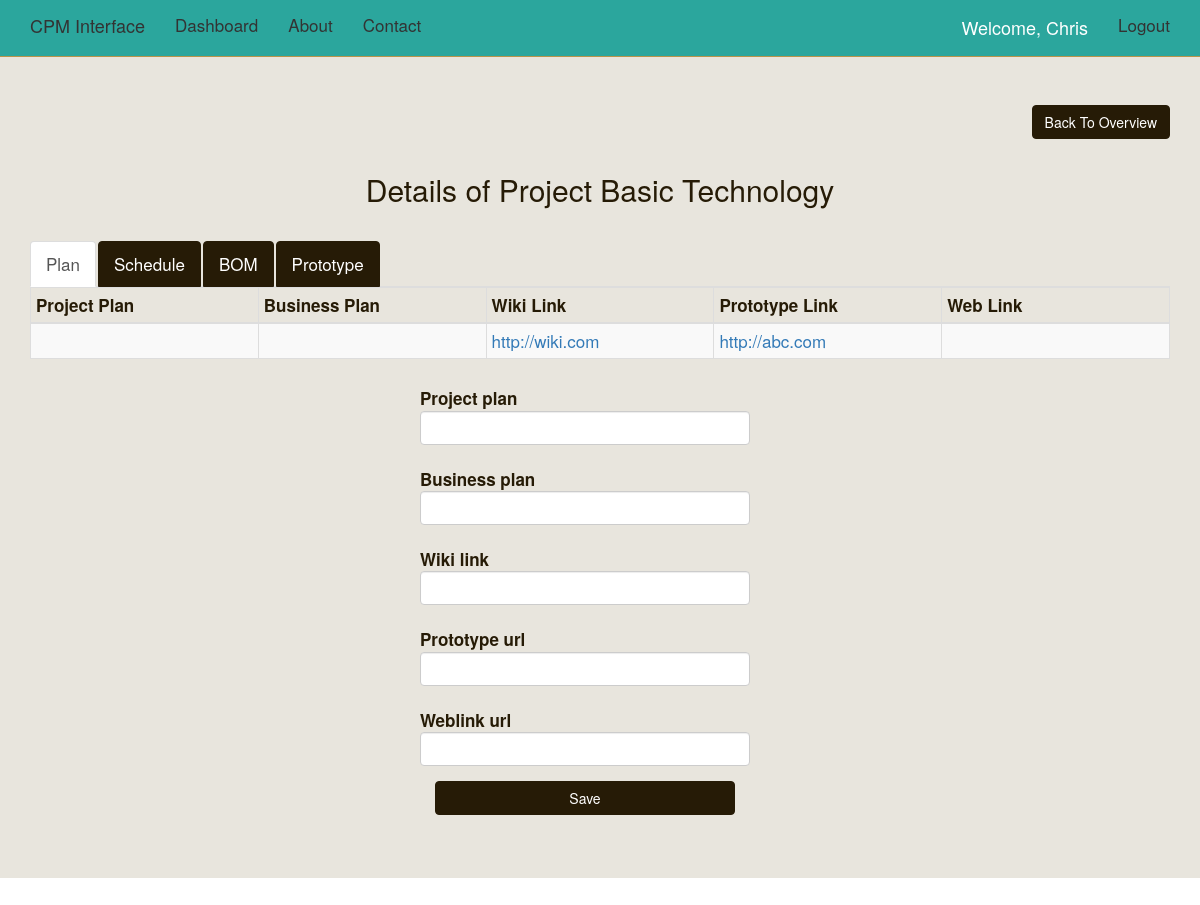
The page /projectdetails/Project Basic Technology/ (signed in) on the database its author committed.
### cpm/models.py (models this page shows, shortened)
class Project(models.Model):
	name = models.CharField(max_length=50, blank=False, null=False, unique=True)
	status = models.CharField(max_length=15,blank = False,null=False)
	completion = models.IntegerField(blank=False, null=False,validators=[MaxValueValidator(100), MinValueValidator(1)])
	start_date = models.DateTimeField()
	end_date = models.DateTimeField()

class Plan(models.Model):
	project_name = models.ForeignKey('Project')
	project_plan = models.URLField(max_length=1000,blank=True)
	business_plan = models.URLField(max_length=1000,blank=True)
	wiki_link = models.URLField(max_length=1000,blank=True)
	prototype_url = models.URLField(max_length=1000,blank=True)
	weblink_url = models.URLField(max_length=1000,blank=True)

### cpm/views.py (the view, shortened to what this page needs)
# urls.py: url(r'^projectdetails/(?P<name>.*)/$', cpm.views.projectdetails, name='projectdetails'),
def projectdetails(request,name):
      if '/' in name:
            name, rest = name.split("/")
      print request.POST
      project_data = Project.objects.get(name=name)
      role_data = Role.objects.all()
      order_status_data = OrderStatus.objects.all()
      task_message = ""
      plan_message = ""
      order_message = ""
      prototype_message =""
      process_message = ""
      if request.method=='POST' and 'schedule_delete' in request.POST:
                id_ = request.POST.get('model_instance')
                print'Name issss',id_
                schedule_data = Schedule.objects.get(id=id_)
                schedule_data.delete()
                task_message="Task Deleted Successfully"
      if request.method=='POST' and 'order_delete' in request.POST:
          id_ = request.POST.get('model_instance')
          print'Name issss',id_
          material_data = Material.objects.get(id=id_)
          material_data.delete()
          order_message="Order Deleted Successfully"
      if request.method=='POST' and 'delete_photo' in request.POST:
          id_ = request.POST.get('model_instance')
          print'photo issss',id_
          prototype_data = Prototype.objects.get(id=id_)
          prototype_data.delete()
      try:
         project_plan_data = None
         project_plan_data = Plan.objects.get(project_name=project_data.id)
      except Plan.DoesNotExist:
         project_plan_data = None
      try:
         order_data = None
         order_data = Material.objects.filter(project_name=project_data.id)
      except Material.DoesNotExist:
         order_data = None
      try:
         schedule_data = None
         schedule_data = Schedule.objects.filter(project_name=project_data.id)
      except Schedule.DoesNotExist:
         schedule_data = None
      try:
         prototype_data = None
         prototype_data = Prototype.objects.filter(project_name=project_data.id)
      except Prototype.DoesNotExist:
         prototype_data = None
      plan_form = ProjectPlanForm(request.POST or None)
      schedule_form = ScheduleForm(request.POST or None)
      schedule_edit_form = ScheduleEditForm(request.POST or None)
      schedule_comment_form = ScheduleCommentForm(request.POST or None)
      material_comment_form = MaterialCommentForm(request.POST or None)
      material_form = MaterialForm(request.POST or None)
      prototype_form = PrototypeForm(request.POST or None)
      process_url_form = ProcessURLForm(request.POST or None)
      context = {
         "project_data":project_data,
         "project_plan_data":project_plan_data,
         "plan_form":plan_form,
         "schedule_form":schedule_form,
         "schedule_edit_form":schedule_edit_form,
         "material_form":material_form,
         "schedule_data":schedule_data,
         "task_message":task_message,
         "plan_message":plan_message,
         "order_message":order_message,
         "order_data":order_data,
         "order_status_data":order_status_data,
         "prototype_form":prototype_form,
         "prototype_message":prototype_message,
         "prototype_data":prototype_data,
         "schedule_comment_form":schedule_comment_form,
         "material_comment_form":material_comment_form,
         "process_url_form": process_url_form,
      }
      return render(request,"project/details/base.html",context)

### cpm/forms.py
class ProjectPlanForm(forms.ModelForm):
  class Meta:
      model = Plan
      fields = ["project_plan","business_plan","wiki_link","prototype_url","weblink_url"]
  project_plan = forms.URLField(required=False)
  business_plan = forms.URLField(required=False)
  wiki_link = forms.URLField(required=False)
  prototype_url = forms.URLField(required=False)
  weblink_url = forms.URLField(required=False)

class ScheduleForm(forms.ModelForm):
  class Meta:
    model = Schedule
    fields = ["task_name","start_date","end_date"]
  assigned_to = forms.ChoiceField(required = True,choices = ((role.id, role.name) for role in Role.objects.all()))
  start_date = forms.DateField(required = True,widget=forms.DateInput(attrs={'class': 'datepick'}))
  end_date =forms.DateField(required = True, widget=forms.DateInput(attrs={'class': 'datepick'}))

### cpm/models.py (called while the page is built)
	def __unicode__(self):
		return str(self.id)

### templates/project/details/base.html (shortened to what this page needs)
{% extends "base.html" %}
{% load staticfiles %}
{% load crispy_forms_tags %}
{% block jumbotron %}
<div class="jumbotron">
<div class="container">
<a type = "button "class="btn btn-default pull-right" href="{% url 'projectoverview' name=project_data.name%}">Back To Overview</a><br><br>
<div class="row">
<div class='col-sm-12'>
<h2 class="text-align-center">Details of {{project_data.name}}</h2>
<br>
  <ul class="nav nav-tabs" id="detail_tabs">
    <li class="active" ><a data-toggle="tab" href="#plan">Plan</a></li>
    <li><a data-toggle="tab" href="#schedule">Schedule</a></li>
    <li><a data-toggle="tab" href="#bom">BOM</a></li>
    <li><a data-toggle="tab" href="#building">Prototype</a></li>
  </ul>
<div class="tab-content">
     {% include "project/details/plan_tab.html" %}
</div>
		  </div>
    </div>
</div>
</div>
{% endblock %}

### templates/nav_bar.html (shortened to what this page needs)
{% load staticfiles %}
<nav class="navbar navbar-default navbar-static-top">
      <div class="container">
        <div class="navbar-header">
          <a class="navbar-brand" href="{% url 'home' %}">CPM Interface</a>
        </div>
        <div id="navbar" class="navbar-collapse collapse">
          <ul class="nav navbar-nav">
            {% if not request.user.is_authenticated %}
            <li><a href="{% url 'home' %}">Home</a></li>
            <li><a href="{% url 'about' %}">About</a></li>
            <li><a href="{% url 'contact' %}">Contact</a></li>
            {% else %}
            <li><a href="{% url 'profile' %}">Dashboard</a></li>
            <li><a href="{% url 'about' %}">About</a></li>
            <li><a href="{% url 'contact' %}">Contact</a></li>
            {% endif %}
          </ul>
          <ul class="nav navbar-nav navbar-right">
          {% if request.user.is_authenticated %}
            <p class="navbar-text">Welcome, {{request.user}}</p>
            <li><a href="{% url 'auth_logout'%}">Logout</a></li>
            {% else %}
            <li><a href="{% url 'registration_register'%}">Register</a></li>
            {% endif %}
          </ul>
        </div>
      </div>
    </nav>

### templates/project/details/plan_tab.html
{% load crispy_forms_tags %}
<div id="plan" class="tab-pane fade in active">
	  	  <div class="tab-content" >
	  	  {% if project_plan_data %}
	  	   <div class="table-responsive">
	  	  <table id="mytable" class="table table-condensed table-striped table-bordered table-hover no-margin">
					<thead><tr>
					<th style="width:20%">Project Plan</th>
					<th style="width:20%">Business Plan</th>
					<th style="width:20%">Wiki Link</th>
					<th style="width:20%">Prototype Link</th>
					<th style="width:20%">Web Link</th>
					</tr>
					</thead>
   			 <tbody>
			      <tr>
			         <td><a href="{{project_plan_data.project_plan}}">{{project_plan_data.project_plan}}</a></td>
			          <td><a href="{{project_plan_data.business_plan}}">{{project_plan_data.business_plan}}</a></td>
			           <td><a href="{{project_plan_data.wiki_link}}">{{project_plan_data.wiki_link}}</a></td>
			           <td><a href="{{project_plan_data.prototype_url}}">{{project_plan_data.prototype_url}}</a></td>
			            <td><a href="{{project_plan_data.weblink_url}}">{{project_plan_data.weblink_url}}</a></td>
			      </tr>
			      </tbody>
			      </table></div>
			 {% endif %}
	  	  		<div class="form-group form-horizontal">
				    <div class="col-lg-12">
				        <div class="form-group col-lg-12">
				        <form class="form" method='POST' action="">{% csrf_token %}
				           {{plan_form|crispy}}
							<input type="submit" name = "plan" class="btn btn-default" style="width: 100%;" value="Save">
				         </form>
				        </div>
				    </div>
				</div>
		  </div>
    </div>

### static_in_pro/our_static/css/navbar-static-top.css (style rules this page uses)
body { min-height: 2000px; }
.navbar-static-top { margin-bottom: 0px !important; background-color: rgba(22, 158, 148, 0.91); border-color: #b9944a; }
.navbar-default .navbar-brand { color:#333; }
.navbar-default .navbar-nav>li>a { color:#333; }

### static_in_pro/our_static/css/custom-css.css (style rules this page uses)
.text-align-center { text-align:center; }

### rows shown on the page
Project: name "Project Basic Technology"
Plan: wiki_link "http://wiki.com", prototype_url "http://abc.com"

### other values the page prints
{{ request.user }} "Chris"
